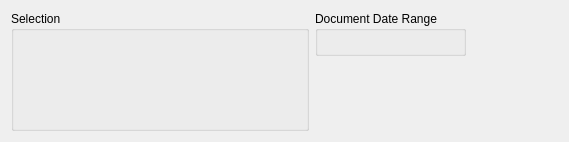
<?xml version="1.0" encoding="UTF-8"?>
<ui version="4.0">
 <comment>This file is part of the xTuple ERP: PostBooks Edition, a free and
open source Enterprise Resource Planning software suite,
Copyright (c) 1999-2011 by OpenMFG LLC, d/b/a xTuple.
It is licensed to you under the Common Public Attribution License
version 1.0, the full text of which (including xTuple-specific Exhibits)
is available at www.xtuple.com/CPAL.  By using this software, you agree
to be bound by its terms.</comment>
 <class>dspCustomerARHistory</class>
 <widget class="QWidget" name="dspCustomerARHistory">
  <property name="geometry">
   <rect>
    <x>0</x>
    <y>0</y>
    <width>569</width>
    <height>133</height>
   </rect>
  </property>
  <property name="windowTitle">
   <string>Customer History</string>
  </property>
  <layout class="QHBoxLayout" name="horizontalLayout">
   <item>
    <layout class="QVBoxLayout" name="verticalLayout_3">
     <property name="spacing">
      <number>0</number>
     </property>
     <item>
      <widget class="QGroupBox" name="groupBox">
       <property name="title">
        <string>Selection</string>
       </property>
       <layout class="QVBoxLayout" name="verticalLayout">
        <item>
         <widget class="CustCluster" name="_cust">
          <property name="sizePolicy">
           <sizepolicy hsizetype="Fixed" vsizetype="Fixed">
            <horstretch>0</horstretch>
            <verstretch>0</verstretch>
           </sizepolicy>
          </property>
          <property name="minimumSize">
           <size>
            <width>270</width>
            <height>75</height>
           </size>
          </property>
         </widget>
        </item>
       </layout>
      </widget>
     </item>
     <item>
      <spacer>
       <property name="orientation">
        <enum>Qt::Vertical</enum>
       </property>
       <property name="sizeType">
        <enum>QSizePolicy::Expanding</enum>
       </property>
       <property name="sizeHint" stdset="0">
        <size>
         <width>20</width>
         <height>0</height>
        </size>
       </property>
      </spacer>
     </item>
    </layout>
   </item>
   <item>
    <layout class="QVBoxLayout" name="verticalLayout_2">
     <property name="spacing">
      <number>0</number>
     </property>
     <item>
      <widget class="QGroupBox" name="groupBox_2">
       <property name="title">
        <string>Document Date Range</string>
       </property>
       <layout class="QGridLayout" name="gridLayout_3">
        <item row="0" column="0">
         <widget class="DateCluster" name="_dates"/>
        </item>
       </layout>
      </widget>
     </item>
     <item>
      <spacer name="spacer">
       <property name="orientation">
        <enum>Qt::Vertical</enum>
       </property>
       <property name="sizeType">
        <enum>QSizePolicy::Expanding</enum>
       </property>
       <property name="sizeHint" stdset="0">
        <size>
         <width>20</width>
         <height>0</height>
        </size>
       </property>
      </spacer>
     </item>
    </layout>
   </item>
   <item>
    <spacer name="horizontalSpacer">
     <property name="orientation">
      <enum>Qt::Horizontal</enum>
     </property>
     <property name="sizeHint" stdset="0">
      <size>
       <width>1</width>
       <height>20</height>
      </size>
     </property>
    </spacer>
   </item>
  </layout>
 </widget>
 <layoutdefault spacing="6" margin="11"/>
 <pixmapfunction>qPixmapFromMimeSource</pixmapfunction>
 <customwidgets>
  <customwidget>
   <class>CustCluster</class>
   <extends>QWidget</extends>
   <header>custcluster.h</header>
  </customwidget>
  <customwidget>
   <class>DateCluster</class>
   <extends>QWidget</extends>
   <header>datecluster.h</header>
  </customwidget>
 </customwidgets>
 <tabstops>
  <tabstop>_cust</tabstop>
  <tabstop>_dates</tabstop>
 </tabstops>
 <resources/>
 <connections/>
</ui>
